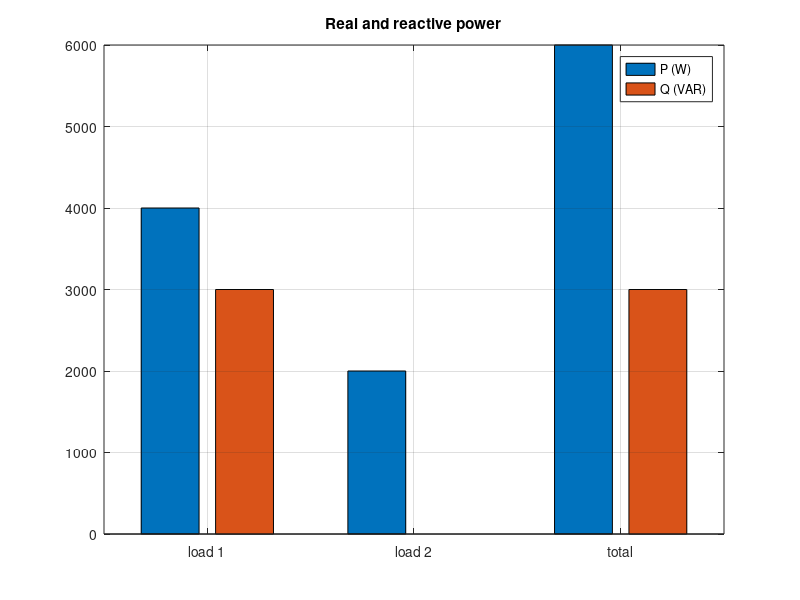

Write the MATLAB code that produced this figure.
% Circuits 1 — Power Calculations
%title: Two Loads in Parallel
%ar-title: حملان على التوازي
%lesson: c1-power-5
%course: circuits-1

%% The example
%ar: الحمل الأول 4 kW بمعامل 0.8 متأخر ⇐ Q1 = P tan(acos 0.8). الثاني 2 kW بمعامل 1. نجمع S ثم نحسب التيار ومعامل القدرة.
V = 200;
P = [4000 2000]; pf = [0.8 1];
Q = P .* tan(acos(pf));
S = sum(P + 1j*Q);
I = abs(S)/V;
fprintf('Q = %g, %g VAR\n', Q)
fprintf('S = %g%+gj VA, |S| = %.1f VA, I = %.2f A, pf = %.4f\n', real(S), imag(S), abs(S), I, cos(angle(S)))
%check: abs(Q(1) - 3000) < 1e-9 && abs(I - 33.54) < 0.005 && abs(cos(angle(S)) - 0.8944) < 1e-4

%% A bar chart of P and Q
%ar: bar مع مصفوفة يرسم أعمدة متجاورة: P و Q لكل حمل وللمجموع.
bar([P real(S); Q imag(S)]'); grid on; set(gca, 'XTickLabel', {'load 1', 'load 2', 'total'})
legend('P (W)', 'Q (VAR)'); title('Real and reactive power')

%%! Project idea: a factory load table
%ar: مشروع: جدول أحمال مصنع من ملف (هنا مكتوب داخل الكود)، ويطبع التيار الكلي ومعامل القدرة، ويحذر إذا تجاوز التيار سعة القاطع.
P = [4000 2000 7500 1200]; pf = [0.8 1 0.85 0.7]; breaker = 80;
S = sum(P + 1j*P.*tan(acos(pf))); I = abs(S)/V;
fprintf('total %.0f W, %.0f VAR, I = %.1f A, pf = %.3f\n', real(S), imag(S), I, cos(angle(S)))
if I > breaker, fprintf('WARNING: exceeds the %g A breaker\n', breaker), end
